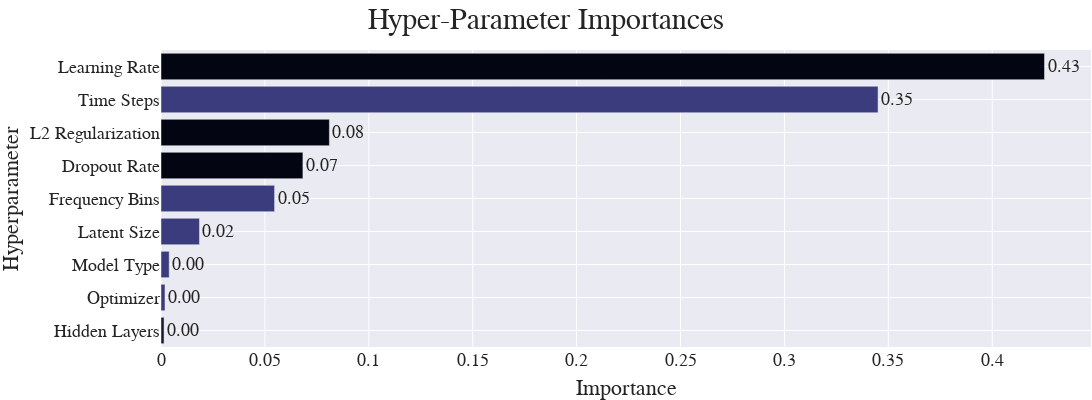

Here is the notebook cell this chart was saved with:
### Code cell
imp.reload(cplot)
importances=optuna.importance.get_param_importances(study)
fig=cplot.plot_param_importances(importances,study)
fig.update_layout(
    autosize=False,title_text='Hyper-Parameter Importances', title_x=0.5, title_y=0.98,
    template="seaborn",
    width=1250,
    height=400,
    font_family="Times New Roman",
    font_size=18,
    title_font_family="Times New Roman",
    title_font_size=30,
    margin=dict(l=0, t=50,r=1,  b=1),                                   
    )
with open("ParameterImportances.svg", "wb") as f:
    f.write(scope.transform(fig, format="svg", width=1200,height=400,))
fig

### Figure 1 — Plotly figure (JSON) as saved in the notebook; plotly's stock layout.template omitted (floating-point values rounded to 4 significant figures)
{"data": [{"cliponaxis": false, "hovertemplate": ["Hidden Layers (IntUniformDistribution): 0.0014654652277612788<extra></extra>", "Optimizer (CategoricalDistribution): 0.001914753438599949<extra></extra>", "Model Type (CategoricalDistribution): 0.003941556007769015<extra></extra>", "Latent Size (CategoricalDistribution): 0.01850770049174002<extra></extra>", "Frequency Bins (CategoricalDistribution): 0.05465635924033159<extra></extra>", "Dropout Rate (DiscreteUniformDistribution): 0.06828464154195238<extra></extra>", "L2 Regularization (LogUniformDistribution): 0.08102845312327989<extra></extra>", "Time Steps (CategoricalDistribution): 0.3450532551676478<extra></extra>", "Learning Rate (UniformDistribution): 0.42514781576091815<extra></extra>"], "marker": {"color": ["rgb(25, 25, 51)", "rgb(58, 60, 125)", "rgb(58, 60, 125)", "rgb(58, 60, 125)", "rgb(58, 60, 125)", "rgb(3, 5, 18)", "rgb(3, 5, 18)", "rgb(58, 60, 125)", "rgb(3, 5, 18)"]}, "orientation": "h", "text": ["0.0014654652277612788", "0.001914753438599949", "0.003941556007769015", "0.01850770049174002", "0.05465635924033159", "0.06828464154195238", "0.08102845312327989", "0.3450532551676478", "0.42514781576091815"], "textposition": "outside", "texttemplate": "%{text:.2f}", "type": "bar", "x": [0.001465, 0.001915, 0.003942, 0.01851, 0.05466, 0.06828, 0.08103, 0.3451, 0.4251], "y": ["Hidden Layers", "Optimizer", "Model Type", "Latent Size", "Frequency Bins", "Dropout Rate", "L2 Regularization", "Time Steps", "Learning Rate"]}], "layout": {"autosize": false, "font": {"family": "Times New Roman", "size": 18}, "height": 400, "margin": {"b": 1, "l": 0, "r": 1, "t": 50}, "showlegend": false, "title": {"font": {"family": "Times New Roman", "size": 30}, "text": "Hyper-Parameter Importances", "x": 0.5, "y": 0.98}, "width": 1250, "xaxis": {"autorange": true, "range": [0, 0.4475], "title": {"text": "Importance"}, "type": "linear"}, "yaxis": {"autorange": true, "range": [-0.5, 8.5], "title": {"text": "Hyperparameter"}, "type": "category"}}}
